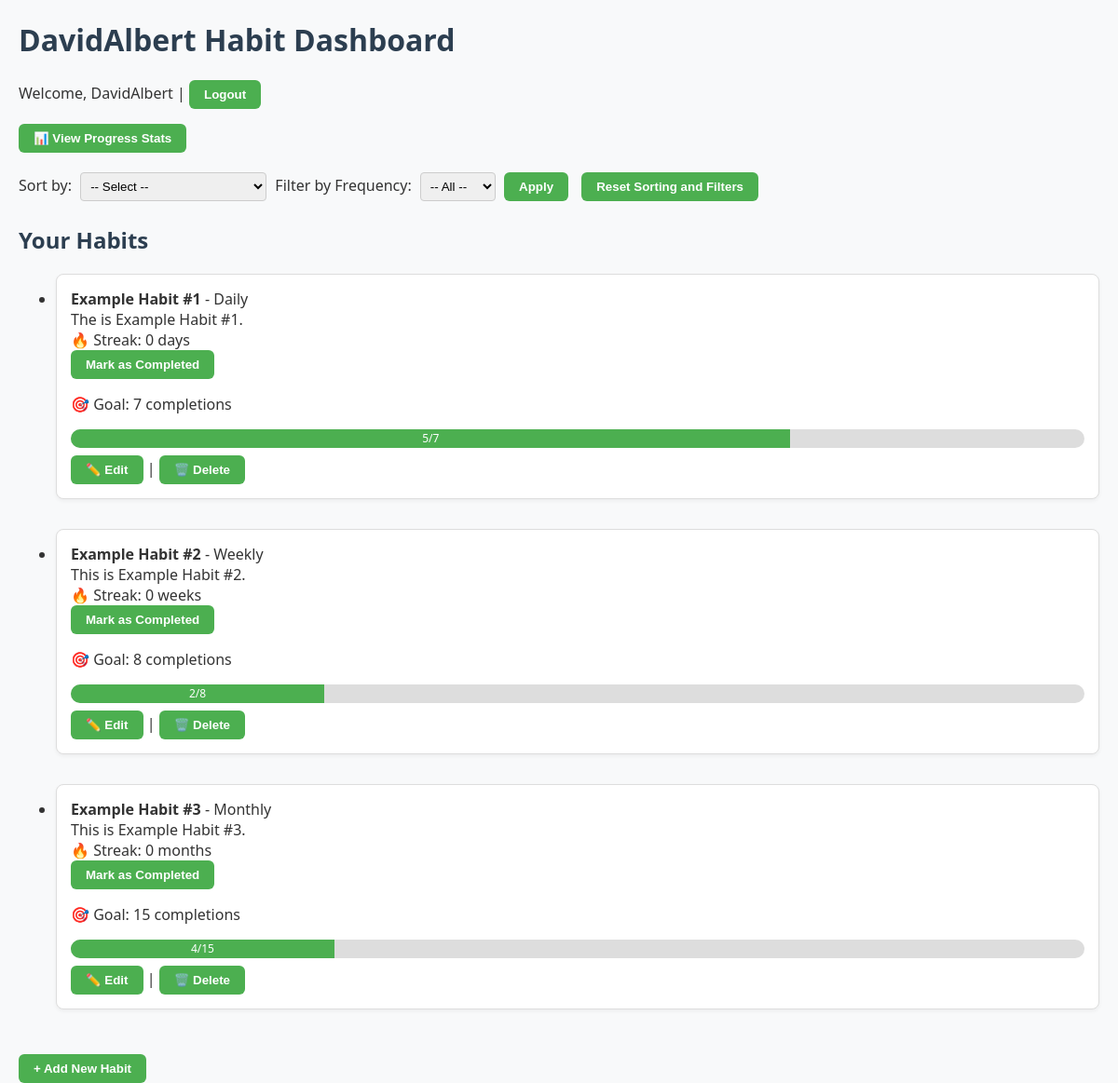
The page / (signed in) on the database its author committed.
### tracker/models.py (models this page shows)
class Habit(models.Model):
    user = models.ForeignKey(User, on_delete=models.CASCADE, related_name='habits')
    name = models.CharField(max_length=100)
    description = models.TextField(blank=True)
    frequency = models.CharField(max_length=50, choices=[
        ('Daily', 'Daily'),
        ('Weekly', 'Weekly'),
        ('Monthly', 'Monthly'),
    ], default='Daily')
    created_at = models.DateTimeField(auto_now_add=True)
    goal_total = models.PositiveIntegerField(null=True, blank=True, help_text="Optional total completions goal")
    def __str__(self):
        return f"{self.name} ({self.user.username})"

### tracker/views.py (the view)
# urls.py: path('', views.index, name='index'),
@login_required
def index(request):
    habits = Habit.objects.filter(user=request.user)
    today = date.today()
    sort = request.GET.get('sort')
    frequency = request.GET.get('frequency')
    if frequency:
        habits = habits.filter(frequency=frequency)
    print('Frequency Filter:', frequency)
    print('Matching Habits:', habits)
    for habit in habits:
        print(habit.name, '-', habit.frequency)
    if sort == 'name':
        habits = habits.order_by('name')
    elif sort == 'streak':
        pass
    elif sort == 'created':
        habits = habits.order_by('-id')
    past_week = [today - timedelta(days=i) for i in range(6, -1, -1)]
    habit_data = []
    for habit in habits:
        logs = habit.logs.filter(date_completed__in=past_week)
        log_dates = [log.date_completed for log in logs]
        data = []
        for day in past_week:
            data.append(1 if day in log_dates else 0)
        streak = calculate_streak(habit)
        habit_data.append({
            'habit': habit,
            'consistency': data,
            'streak': streak,
        })
    if sort == 'streak':
        habit_data.sort(key=lambda x: x['streak'], reverse=True)
    return render(request, 'tracker/index.html', {
        'habit_data': habit_data,
        'past_week': [d.strftime("%a") for d in past_week],  # e.g., ['Mon', 'Tue', ...]
        'today': today,
        'frequency': frequency,
        'sort': sort,
    })

### tracker/models.py (called while the page is built)
def calculate_streak(habit):
    logs = habit.logs.order_by('-date_completed')
    today = timezone.now().date()
    streak = 0
    expected_date = today
    for log in logs:
        if log.date_completed == expected_date:
            streak += 1
            expected_date -= timedelta(days=1)
        elif log.date_completed < expected_date:
            break  # streak is broken
    return streak

### tracker/templatetags/math_filters.py (called while the page is built)
@register.filter
def mul(value, arg):
    return int(value) * int(arg)

@register.filter
def div(value, arg):
    try:
        return int(value) // int(arg)
    except (ValueError, ZeroDivisionError):
        return 0

### templates/tracker/index.html (shortened to what this page needs)
<!DOCTYPE html>
{% load math_filters %}
<html>
<head>
    {% load static %}
    <link rel="stylesheet" href="{% static 'tracker/style.css' %}">
</head>
<body>
    <h1>{{ user.username }} Habit Dashboard</h1>
    <p>
        <div>
            Welcome, {{ user.username }} |
            <form method="post" action="{% url 'logout' %}" style="display:inline;">
                <button type="submit">
                    Logout
                </button>
            </form>
        </div>
    </p>
    <p><a href="{% url 'stats' %}"><button type="button">📊 View Progress Stats</button></a></p>
    <form method="get" action="">
        <label for="sort">Sort by:</label>
        <select name="sort" id="sort">
            <option value="" {% if not sort %}selected{% endif %}>-- Select --</option>
        </select>
        <label for="frequency">Filter by Frequency:</label>
        <select name="frequency" id="frequency">
            <option value="">-- All --</option>
        </select>
        <button type="submit">Apply</button>
        <a href="{% url 'index' %}" style="margin-left: 10px; text-decoration: none;">
            <button type="button">Reset Sorting and Filters</button>
        </a>
    </form>
    <h2>
        Your Habits
    </h2>
    {% if habit_data %}
    <ul>
        {% for item in habit_data %}
            {% with habit=item.habit %}
                <li>
                    <strong>{{ habit.name }}</strong> - {{ habit.frequency }}<br>
                    {{ habit.description }}<br>
                    🔥 Streak: {{ item.streak }}
                        {% if habit.frequency == 'Daily' %}
                            days
                        {% elif habit.frequency == 'Weekly' %}
                            weeks
                        {% elif habit.frequency == 'Monthly' %}
                            months
                        {% endif %}
                    <br>
                    {% if habit.logs.last and habit.logs.last.date_completed == today %}
                        ✅ Completed today
                        <form method="post" action="{% url 'unmark_completed' habit.id %}" onsubmit="disableButton(this)">
                            {% csrf_token %}
                            <button type="submit">Undo</button>
                        </form>
                    {% else %}
                        <form method="post" action="{% url 'mark_completed' habit.id %}" style="display:inline;" onsubmit="disableButton(this)">
                            <button type="submit">Mark as Completed</button>
                        </form>
                    {% endif %}
                    {% if habit.goal_total %}
                        <p>🎯 Goal: {{ habit.goal_total }} completions</p>
                        {% with habit.logs.count as completed %}
                            {% with completed|mul:100 as completed_percent %}
                                {% with completed_percent|div:habit.goal_total as percent %}
                                    <div class="progress-container">
                                        <div class="progress-bar" data-percent="{{ percent }}" style="width: 0%">
                                            {{ completed }}/{{ habit.goal_total }}
                                        </div>
                                    </div>
                                {% endwith %}
                            {% endwith %}
                        {% endwith %}
                    {% endif %}
                    <a href="{% url 'edit_habit' habit.id %}"><button type="button">✏️ Edit</button></a> |
                    <a href="{% url 'delete_habit' habit.id %}"><button type="button">🗑️ Delete</button></a>
                </li>
            {% endwith %}
            <br>
        {% endfor %}
    </ul>
    {% else %}
    <p>You haven't added any habits yet.</p>
    {% endif %}
    <a href="{% url 'create_habit' %}"><button type="button">+ Add New Habit</button></a>
</body>
</html>

### tracker/static/tracker/style.css (style rules this page uses)
body { font-family: 'Segoe UI', sans-serif; background-color: #f8f9fa; color: #333; margin: 0; padding: 0 20px; }
h1, h2 { color: #2c3e50; }
button { background-color: #4caf50; border: none; color: white; padding: 8px 16px; border-radius: 6px; cursor: pointer; font-weight: bold; transition: background-color 0.3s ease; }
form select, form input { padding: 6px; margin: 5px; border-radius: 4px; border: 1px solid #ccc; }
li { background-color: white; border: 1px solid #ddd; border-radius: 8px; padding: 15px; margin-bottom: 10px; box-shadow: 0 2px 4px rgba(0,0,0,0.05); }

### templates/tracker/index.html (style rules this page uses)
.progress-container { width: 100%; background-color: #ddd; border-radius: 10px; margin: 8px 0; height: 20px; overflow: hidden; }
.progress-bar { height: 100%; background-color: #4caf50; text-align: center; color: white; line-height: 20px; font-size: 12px; white-space: nowrap; transition: width 0.6s ease-in-out; }

### rows shown on the page
Habit: habit.name "Example Habit #1", habit.frequency "Daily", habit.description "The is Example Habit #1.", streak "0", shows "days", shows "Mark as Completed", habit.goal_total "7", completed "5"
Habit: habit.name "Example Habit #2", habit.frequency "Weekly", habit.description "This is Example Habit #2.", streak "0", shows "weeks", shows "Mark as Completed", habit.goal_total "8", completed "2"
Habit: habit.name "Example Habit #3", habit.frequency "Monthly", habit.description "This is Example Habit #3.", streak "0", shows "months", shows "Mark as Completed", habit.goal_total "15", completed "4"

### other values the page prints
{{ user.username }} "DavidAlbert"
